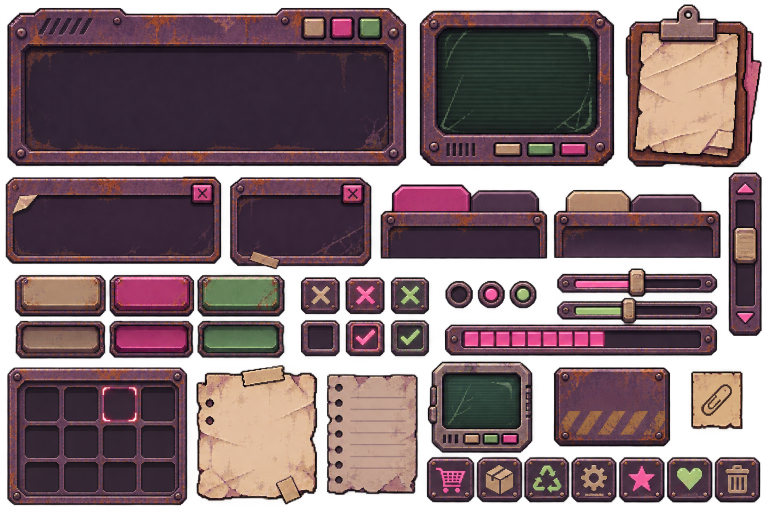
#> input picture art/raw/ui.png, 1536 x 1024 px, found by its file name (shown at 1/2 size)
$ python cut_ui.py
#> lines starting #> are read from the running program, lines starting #| are printed output that depends on the picture; after the words box and inside, x2 and y2 are one past the last pixel; in counts of white or black regions, pixels touching at a corner belong together
# Cuts Leafy's UI sheet. Crop + background mask only: every kept pixel is untouched.
import numpy as np
from PIL import Image
from collections import deque
im=np.array(Image.open('art/raw/ui.png').convert('RGBA'))
#> im is the input picture: shape (1024, 1536, 4); mean R, G, B, A 93.2, 66, 71.5, 190.3
P={ 'window':(8,8,818,338),'crt':(835,18,1232,336),'clip':(1250,5,1518,338),
 'win_x':(8,350,446,532),'win_x2':(456,350,748,538),
 'tab_pink':(778,365,946,424),'tab_off':(942,376,1082,424),'tab_tan':(1128,376,1262,424),
 'tray':(758,420,1098,522),
 'b_tan':(26,546,216,636),'b_pink':(216,546,392,636),'b_green':(392,546,574,636),
 'p_tan':(26,638,214,722),'p_pink':(216,638,390,722),'p_green':(392,638,574,722),
 'x_tan':(598,552,684,632),'x_pink':(688,552,772,632),'x_green':(778,552,862,632),
 'c_empty':(598,638,684,716),'c_pink':(688,638,772,716),'c_green':(778,638,862,716),
 'meter':(886,646,1440,714),'grid':(10,732,380,1014),'paper':(386,728,640,1012),'note':(648,742,842,992),
 'crt_s':(858,720,1068,908),'plate':(1102,732,1344,896),'clip_note':(1378,738,1490,862),
 'i_cart':(850,910,950,1012),'i_box':(950,910,1046,1012),'i_recycle':(1046,910,1140,1012),'i_gear':(1140,910,1236,1012),'i_star':(1236,910,1332,1012),'i_heart':(1332,910,1428,1012),'i_trash':(1428,910,1524,1012)}
for n,(x0,y0,x1,y1) in P.items():
    c=im[y0:y1,x0:x1].copy(); h,w=c.shape[:2]
    lum=c[...,:3].mean(axis=2)
    def grow(m):
        o=m.copy(); o[1:]|=m[:-1]; o[:-1]|=m[1:]; o[:,1:]|=m[:,:-1]; o[:,:-1]|=m[:,1:]; return o
    # gaps in a thin outline would let the flood in, so thicken the outline while flooding
    wall=grow(lum<(62 if n in ('paper','note','crt_s','tab_off','clip') else 50))
    if n in ('paper','note'): wall=grow(lum>=150)|wall
    bg=np.zeros((h,w),bool); q=deque()
    for x in range(w):
        for y in (0,h-1):
            if not wall[y,x]: bg[y,x]=True;q.append((y,x))
    for y in range(h):
        for x in (0,w-1):
            if not wall[y,x]: bg[y,x]=True;q.append((y,x))
    while q:
        y,x=q.popleft()
        for a,b in ((y+1,x),(y-1,x),(y,x+1),(y,x-1)):
            if 0<=a<h and 0<=b<w and not bg[a,b] and not wall[a,b]: bg[a,b]=True;q.append((a,b))
    bg=bg|(grow(bg)&(lum>=50))      # take back the halo, stop at the true outline
    c[bg,3]=0
    ys,xs=np.where(~bg); t=(xs.min(),ys.min(),xs.max()+1,ys.max()+1)
    Image.fromarray(c).crop(t).save(f'art/ui/{n}.png')
    print(n,t[2]-t[0],t[3]-t[1],'kept%.0f'%(100*(~bg).mean()))
#> this loop made 35 passes
#> t on passes 1 to 12: (6, 8, 804, 324), (4, 3, 393, 314), (0, 0, 268, 333), (3, 3, 435, 178), (4, 5, 287, 188), (0, 4, 168, 59), (0, 4, 140, 48), (0, 4, 134, 48), (3, 0, 337, 102), (3, 4, 186, 87), (3, 4, 173, 87), (3, 4, 177, 87)
#| window 798 316 kept92
#| crt 389 311 kept95
#| clip 268 333 kept83
#| win_x 432 175 kept93
#| win_x2 283 183 kept90
#| tab_pink 168 55 kept86
#| tab_off 140 44 kept87
#| tab_tan 134 44 kept86
#> (further printed lines are left out)
#> pass 1, `c = im[y0:y1, x0:x1].copy()`:
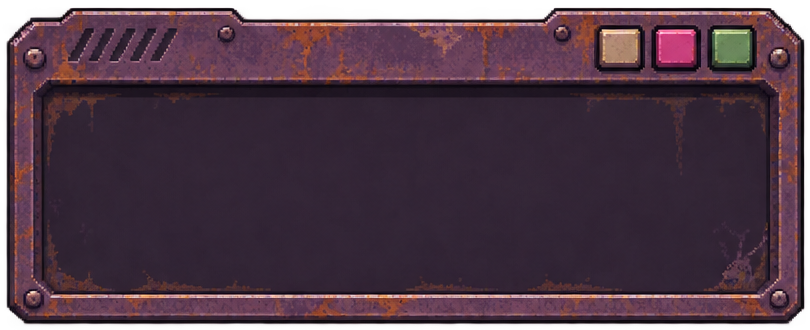
#> c: shape (330, 810, 4); mean R, G, B, A 68.5, 44.7, 59, 232; transparent parts drawn white
#> pass 1, `lum=c[...,:3].mean(axis=2)`:
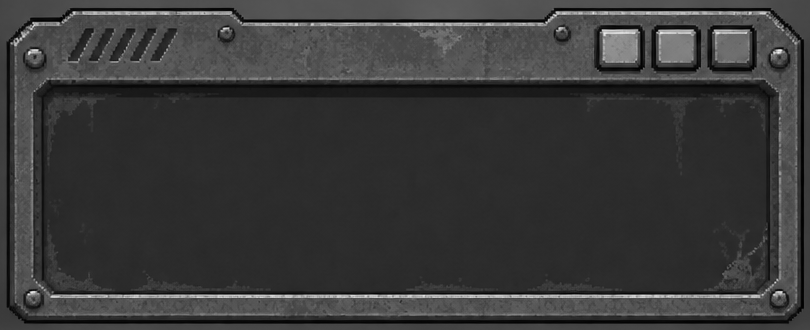
#> lum: shape (330, 810) float64; min 0, max 246, mean 57.4
#> pass 1, in grow, `o = m.copy()`:
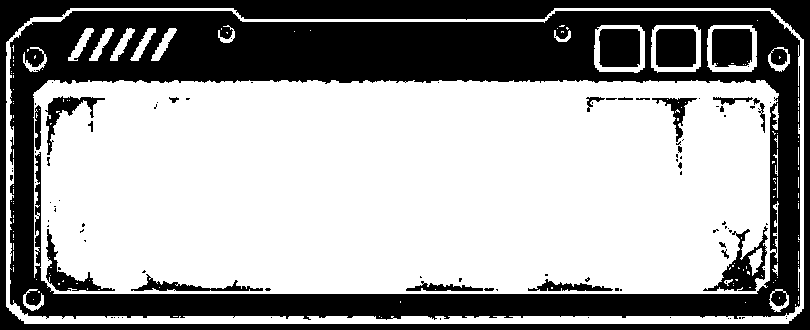
#> o: shape (330, 810) bool; 62.1% white; 103 black regions (76 under 20 px), largest, box (x1, y1, x2, y2) and area: (10, 11, 800, 320) 70338, (0, 0, 810, 330) 20242, (599, 29, 640, 67) 1509
#> pass 1, `wall=grow(lum<(62 if n in ('paper','note','crt_s','tab_off','clip') el..`:
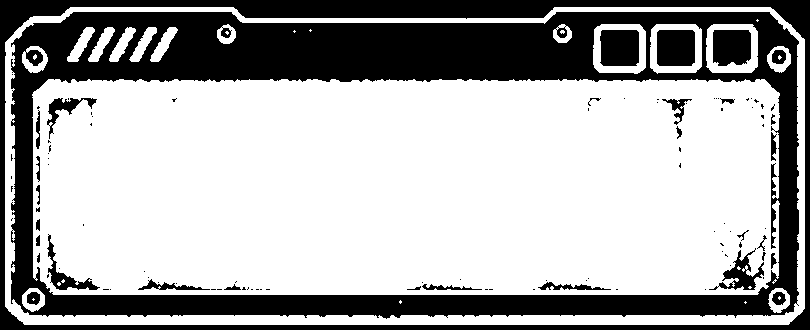
#> wall: shape (330, 810) bool; 66.9% white; 106 black regions (75 under 20 px), largest, box (x1, y1, x2, y2) and area: (11, 12, 799, 319) 62319, (0, 0, 810, 330) 18055, (600, 30, 639, 66) 1360
#> after the loop:
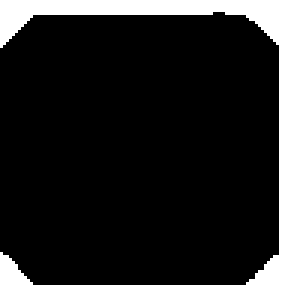
#> bg: shape (102, 96) bool (shown 3 times larger); 17.1% white; 1 white region, box (x1, y1, x2, y2) and area: (0, 0, 96, 102) 1674
#> after the loop:
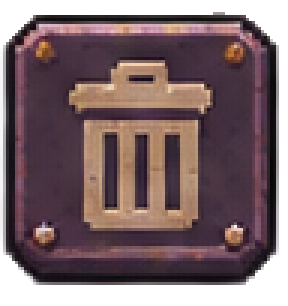
#> c: shape (102, 96, 4) (shown 3 times larger); mean R, G, B, A 88.1, 63.4, 68.4, 201.9; transparent parts drawn white
#> after the loop:
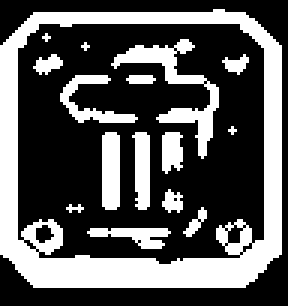
#> wall: shape (102, 96) bool (shown 3 times larger); 34.9% white; 16 white regions (4 under 20 px), largest, box (x1, y1, x2, y2) and area: (0, 3, 94, 96) 2275, (37, 13, 73, 53) 335, (34, 44, 40, 70) 152
